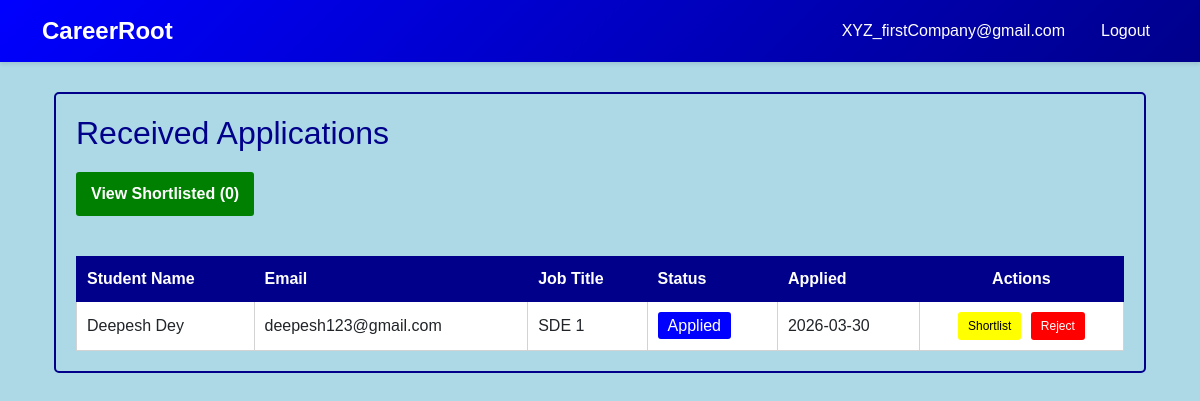
Screenshot of /company/applications (signed in) with the database file from the repository.
### models.py (models this page shows, shortened)
class Company(db.Model):
    __tablename__ = 'company'
    company_id = db.Column(db.Integer, primary_key=True, autoincrement=True)
    company_name = db.Column(db.String(150), nullable=False)
    email = db.Column(db.String(120), unique=True, nullable=False)
    password = db.Column(db.String(255), nullable=False)
    hr_contact = db.Column(db.String(100), nullable=True)
    website = db.Column(db.String(255), nullable=True)
    approval_status = db.Column(
        db.String(20),
        default=ApprovalStatus.PENDING.value,
        nullable=False
    )  #pending/aproved/rejected
    blacklist_status = db.Column(db.Boolean, default=False)  # True = blacklisted
    created_at = db.Column(db.DateTime, default=datetime.utcnow)
    updated_at = db.Column(db.DateTime, default=datetime.utcnow, onupdate=datetime.utcnow)
    drives = db.relationship('PlacementDrive', backref='company', lazy=True, cascade='all, delete-orphan')

class Application(db.Model):
    __tablename__ = 'application'
    application_id = db.Column(db.Integer, primary_key=True, autoincrement=True)
    student_id = db.Column(db.Integer, db.ForeignKey('student.student_id'), nullable=False)
    drive_id = db.Column(db.Integer, db.ForeignKey('placement_drive.drive_id'), nullable=False)
    application_date = db.Column(db.DateTime, default=datetime.utcnow)
    status = db.Column(
        db.String(20),
        default=ApplicationStatus.APPLIED.value,
        nullable=False
    )  #Applied, Shortlisted, Selected, Rejected
    created_at = db.Column(db.DateTime, default=datetime.utcnow)
    updated_at = db.Column(db.DateTime, default=datetime.utcnow, onupdate=datetime.utcnow)
    placement = db.relationship('Placement', backref='application', uselist=False, cascade='all, delete-orphan')
    __table_args__ = (db.UniqueConstraint('student_id', 'drive_id', name='unique_student_drive'),)

class Student(db.Model):
    __tablename__ = 'student'
    student_id = db.Column(db.Integer, primary_key=True, autoincrement=True)
    name = db.Column(db.String(150), nullable=False)
    email = db.Column(db.String(120), unique=True, nullable=False)
    password = db.Column(db.String(255), nullable=False)
    phone = db.Column(db.String(15), nullable=True)
    department = db.Column(db.String(100), nullable=True)
    cgpa = db.Column(db.Float, nullable=True)
    resume_path = db.Column(db.String(255), nullable=True)  # Path to uploaded resume
    blacklist_status = db.Column(db.Boolean, default=False)  # True = blacklisted
    created_at = db.Column(db.DateTime, default=datetime.utcnow)
    updated_at = db.Column(db.DateTime, default=datetime.utcnow, onupdate=datetime.utcnow)
    applications = db.relationship('Application', backref='student', lazy=True, cascade='all, delete-orphan')
    placements = db.relationship('Placement', backref='student', lazy=True, cascade='all, delete-orphan')

class PlacementDrive(db.Model):
    __tablename__ = 'placement_drive'
    drive_id = db.Column(db.Integer, primary_key=True, autoincrement=True)
    company_id = db.Column(db.Integer, db.ForeignKey('company.company_id'), nullable=False)
    job_title = db.Column(db.String(150), nullable=False)
    job_description = db.Column(db.Text, nullable=True)
    eligibility_criteria = db.Column(db.Text, nullable=True)
    skills_required = db.Column(db.Text, nullable=True)  #comma separated skills
    experience_required = db.Column(db.String(100), nullable=True)  #e.g., 0-2 years
    salary_range = db.Column(db.String(100), nullable=True)  #e.g., 5-8 LPA
    application_deadline = db.Column(db.DateTime, nullable=False)
    status = db.Column(
        db.String(20),
        default=DriveStatus.PENDING.value,
        nullable=False
    )  # pending, aproved, closed
    created_at = db.Column(db.DateTime, default=datetime.utcnow)
    updated_at = db.Column(db.DateTime, default=datetime.utcnow, onupdate=datetime.utcnow)
    applications = db.relationship('Application', backref='drive', lazy=True, cascade='all, delete-orphan')
    placements = db.relationship('Placement', backref='drive', lazy=True, cascade='all, delete-orphan')

### app.py (the view)
@app.route('/company/applications')
def company_applications():
    if session.get('user_type') != 'company':
        flash('Unauthorized access', 'danger')
        return redirect(url_for('homepage'))
    company_id = session.get('user_id')
    company = Company.query.get(company_id)
    applications = db.session.query(Application).join(
        PlacementDrive, Application.drive_id == PlacementDrive.drive_id
    ).filter(PlacementDrive.company_id == company_id).all()
    return render_template('company_view_applications.html', company=company, applications=applications)

### templates/company_view_applications.html (shortened to what this page needs)
{% extends "base.html" %}
{% block content %}
<div class="container" style="margin-top:30px; margin-bottom:30px;">
    <div style="background-color:lightblue; padding:20px; border:2px solid darkblue; border-radius:5px;">
        <h2 style="color:darkblue; margin-bottom:20px;">Received Applications</h2>
        <a href="{{ url_for('company_shortlisted') }}" style="background-color:green; color:white; padding:10px 15px; border:none; border-radius:3px; text-decoration:none; font-weight:bold; margin-bottom:20px; display:inline-block; margin-right:10px;">
            View Shortlisted ({{ applications|selectattr('status', 'equalto', 'Shortlisted')|list|length }})
        </a>
        {% if applications %}
            <table style="width:100%; border-collapse:collapse; background-color:white; margin-top:20px;">
                <thead>
                    <tr style="background-color:darkblue; color:white;">
                        <th style="padding:10px; border:1px solid darkblue; text-align:left;">Student Name</th>
                        <th style="padding:10px; border:1px solid darkblue; text-align:left;">Email</th>
                        <th style="padding:10px; border:1px solid darkblue; text-align:left;">Job Title</th>
                        <th style="padding:10px; border:1px solid darkblue; text-align:left;">Status</th>
                        <th style="padding:10px; border:1px solid darkblue; text-align:left;">Applied</th>
                        <th style="padding:10px; border:1px solid darkblue; text-align:center;">Actions</th>
                    </tr>
                </thead>
                <tbody>
                    {% for application in applications %}
                        <tr style="border-bottom:1px solid lightgray;">
                            <td style="padding:10px; border:1px solid lightgray;">{{ application.student.name }}</td>
                            <td style="padding:10px; border:1px solid lightgray;">{{ application.student.email }}</td>
                            <td style="padding:10px; border:1px solid lightgray;">{{ application.drive.job_title }}</td>
                            <td style="padding:10px; border:1px solid lightgray;">
                                {% if application.status == 'Applied' %}
                                    <span style="background-color:blue; color:white; padding:5px 10px; border-radius:3px;">{{ application.status }}</span>
                                {% elif application.status == 'Shortlisted' %}
                                    <span style="background-color:yellow; color:black; padding:5px 10px; border-radius:3px;">{{ application.status }}</span>
                                {% elif application.status == 'Selected' %}
                                    <span style="background-color:green; color:white; padding:5px 10px; border-radius:3px;">{{ application.status }}</span>
                                {% elif application.status == 'Rejected' %}
                                    <span style="background-color:red; color:white; padding:5px 10px; border-radius:3px;">{{ application.status }}</span>
                                {% endif %}
                            </td>
                            <td style="padding:10px; border:1px solid lightgray;">{{ application.application_date.strftime('%Y-%m-%d') }}</td>
                            <td style="padding:10px; border:1px solid lightgray; text-align:center;">
                                {% if application.status != 'Rejected' and application.status != 'Selected' %}
                                    <form method="POST" style="display:inline-block;">
                                        {% if application.status == 'Applied' %}
                                            <button formaction="{{ url_for('company_shortlist_application', application_id=application.application_id) }}" type="submit" style="background-color:yellow; color:black; padding:5px 10px; border:none; border-radius:3px; cursor:pointer; font-size:12px; margin-right:5px;">
                                                Shortlist
                                            </button>
                                        {% endif %}
                                        <button formaction="{{ url_for('company_reject_application', application_id=application.application_id) }}" type="submit" style="background-color:red; color:white; padding:5px 10px; border:none; border-radius:3px; cursor:pointer; font-size:12px;">
                                            Reject
                                        </button>
                                    </form>
                                {% endif %}
                            </td>
                        </tr>
                    {% endfor %}
                </tbody>
            </table>
        {% else %}
            <div style="background-color:white; padding:20px; border:1px solid lightgray; border-radius:3px; text-align:center;">
                <p>No applications received yet.</p>
            </div>
        {% endif %}
    </div>
</div>
{% endblock %}

### templates/base.html (shortened to what this page needs)
<!DOCTYPE html>
<html lang="en">
<head>
    <link href="https://cdn.jsdelivr.net/npm/bootstrap@5.3.0/dist/css/bootstrap.min.css" rel="stylesheet">
</head>
<body>
    <nav class="navbar navbar-expand navbar-dark">
        <div class="container">
            <a class="navbar-brand" href="/">CareerRoot</a>
            <ul class="navbar-nav ms-auto">
                {% if session.get('user_type') %}
                    <li class="nav-item">
                        <span class="nav-link">{{ session.get('username') }}</span>
                    </li>
                    <li class="nav-item">
                        <a class="nav-link" href="{{ url_for('logout') }}">Logout</a>
                    </li>
                {% else %}
                    <li class="nav-item">
                        <a class="nav-link" href="{{ url_for('login') }}">Login</a>
                    </li>
                {% endif %}
            </ul>
        </div>
    </nav>
    <div class="container">
        {% block content %}{% endblock %}
    </div>
</body>
</html>

### templates/base.html (style rules this page uses)
:root { --primary-color: blue; --secondary-color: darkblue; --danger-color: red; --success-color: green; }
body { font-family: 'Arial', sans-serif; background-color: lightblue; }
.navbar { background: linear-gradient(135deg, var(--primary-color) 0%, var(--secondary-color) 100%); box-shadow: 0 2px 4px rgba(0,0,0,0.1); }
.navbar-brand { font-weight: 700; font-size: 1.5rem; }
.nav-link { color: white !important; margin-left: 20px; }

### rows the page displays
Company: get "XYZ_firstCompany@gmail.com"
Application: student.name "Deepesh Dey", student.email "deepesh123@gmail.com", drive.job_title "SDE 1", status "Applied", application_date "2026-03-30"
